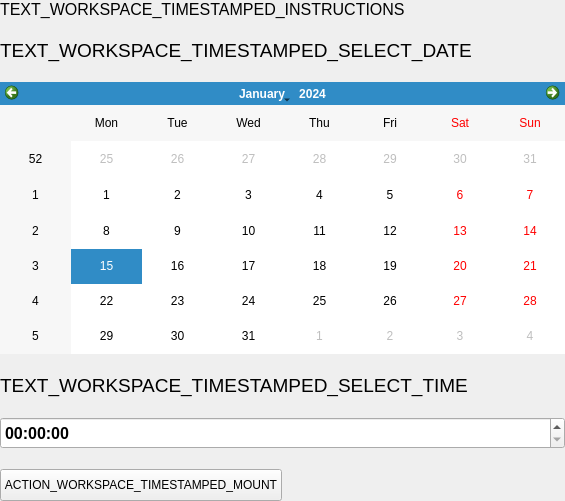
<?xml version="1.0" encoding="UTF-8"?>
<ui version="4.0">
 <class>TimestampedWorkspaceWidget</class>
 <widget class="QWidget" name="TimestampedWorkspaceWidget">
  <property name="geometry">
   <rect>
    <x>0</x>
    <y>0</y>
    <width>565</width>
    <height>501</height>
   </rect>
  </property>
  <property name="windowTitle">
   <string>Form</string>
  </property>
  <property name="styleSheet">
   <string notr="true">#button_show {
	text-transform: uppercase;
}</string>
  </property>
  <layout class="QVBoxLayout" name="verticalLayout">
   <property name="leftMargin">
    <number>0</number>
   </property>
   <property name="topMargin">
    <number>0</number>
   </property>
   <property name="rightMargin">
    <number>0</number>
   </property>
   <property name="bottomMargin">
    <number>0</number>
   </property>
   <item>
    <widget class="QWidget" name="widget" native="true">
     <layout class="QVBoxLayout" name="verticalLayout_2">
      <property name="spacing">
       <number>20</number>
      </property>
      <property name="leftMargin">
       <number>0</number>
      </property>
      <property name="topMargin">
       <number>0</number>
      </property>
      <property name="rightMargin">
       <number>0</number>
      </property>
      <property name="bottomMargin">
       <number>0</number>
      </property>
      <item>
       <widget class="QLabel" name="label_info">
        <property name="font">
         <font>
          <pointsize>12</pointsize>
         </font>
        </property>
        <property name="text">
         <string>TEXT_WORKSPACE_TIMESTAMPED_INSTRUCTIONS</string>
        </property>
        <property name="wordWrap">
         <bool>true</bool>
        </property>
       </widget>
      </item>
      <item>
       <widget class="QWidget" name="widget_reencrypt" native="true">
        <layout class="QVBoxLayout" name="verticalLayout_4">
         <property name="spacing">
          <number>20</number>
         </property>
         <property name="leftMargin">
          <number>0</number>
         </property>
         <property name="topMargin">
          <number>0</number>
         </property>
         <property name="rightMargin">
          <number>0</number>
         </property>
         <property name="bottomMargin">
          <number>0</number>
         </property>
         <item>
          <widget class="QLabel" name="label">
           <property name="font">
            <font>
             <pointsize>14</pointsize>
            </font>
           </property>
           <property name="text">
            <string>TEXT_WORKSPACE_TIMESTAMPED_SELECT_DATE</string>
           </property>
          </widget>
         </item>
         <item>
          <widget class="QCalendarWidget" name="calendar_widget">
           <property name="styleSheet">
            <string notr="true"/>
           </property>
          </widget>
         </item>
         <item>
          <widget class="QLabel" name="label_2">
           <property name="font">
            <font>
             <pointsize>14</pointsize>
            </font>
           </property>
           <property name="text">
            <string>TEXT_WORKSPACE_TIMESTAMPED_SELECT_TIME</string>
           </property>
          </widget>
         </item>
         <item>
          <widget class="QTimeEdit" name="time_edit">
           <property name="minimumSize">
            <size>
             <width>0</width>
             <height>32</height>
            </size>
           </property>
           <property name="font">
            <font>
             <pointsize>12</pointsize>
             <weight>75</weight>
             <bold>true</bold>
            </font>
           </property>
          </widget>
         </item>
         <item>
          <layout class="QHBoxLayout" name="horizontalLayout_2">
           <item>
            <widget class="QPushButton" name="button_show">
             <property name="minimumSize">
              <size>
               <width>0</width>
               <height>32</height>
              </size>
             </property>
             <property name="font">
              <font/>
             </property>
             <property name="cursor">
              <cursorShape>PointingHandCursor</cursorShape>
             </property>
             <property name="text">
              <string>ACTION_WORKSPACE_TIMESTAMPED_MOUNT</string>
             </property>
             <property name="iconSize">
              <size>
               <width>20</width>
               <height>20</height>
              </size>
             </property>
            </widget>
           </item>
           <item>
            <spacer name="horizontalSpacer_2">
             <property name="orientation">
              <enum>Qt::Horizontal</enum>
             </property>
             <property name="sizeHint" stdset="0">
              <size>
               <width>40</width>
               <height>20</height>
              </size>
             </property>
            </spacer>
           </item>
          </layout>
         </item>
        </layout>
       </widget>
      </item>
     </layout>
    </widget>
   </item>
  </layout>
 </widget>
 <resources/>
 <connections/>
</ui>
